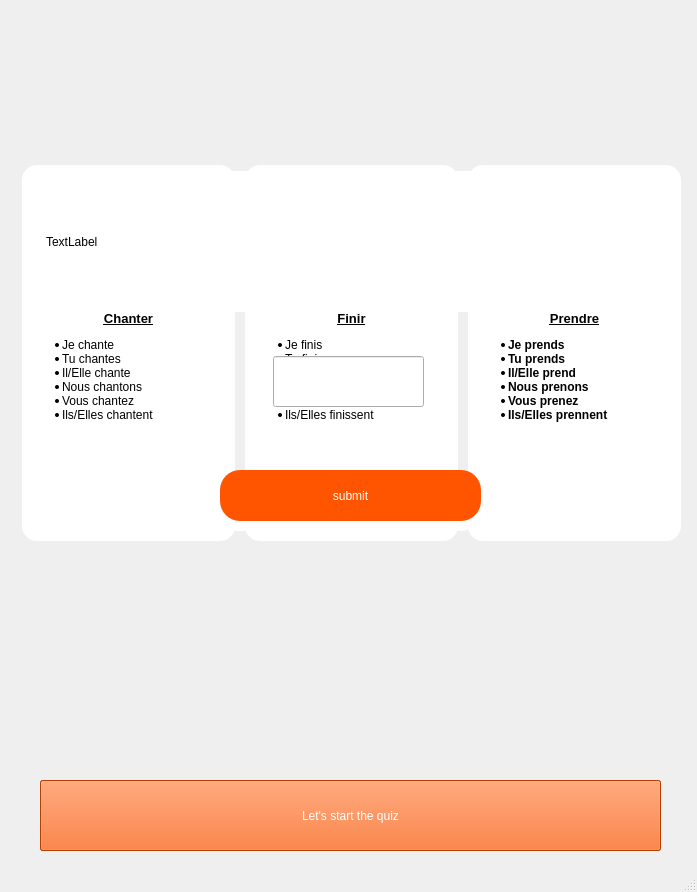
<?xml version="1.0" encoding="UTF-8"?>
<ui version="4.0">
 <class>courcong</class>
 <widget class="QMainWindow" name="courcong">
  <property name="geometry">
   <rect>
    <x>0</x>
    <y>0</y>
    <width>697</width>
    <height>892</height>
   </rect>
  </property>
  <property name="windowTitle">
   <string>MainWindow</string>
  </property>
  <property name="styleSheet">
   <string notr="true"/>
  </property>
  <widget class="QWidget" name="centralwidget">
   <widget class="QLabel" name="label">
    <property name="geometry">
     <rect>
      <x>210</x>
      <y>480</y>
      <width>271</width>
      <height>51</height>
     </rect>
    </property>
    <property name="styleSheet">
     <string notr="true">background-color: rgb(255, 255, 255);
color: rgb(255, 255, 255);
font: 700 16pt &quot;Times New Roman&quot;;
border-radius: 20px;</string>
    </property>
    <property name="text">
     <string/>
    </property>
   </widget>
   <widget class="QPushButton" name="nextButton">
    <property name="geometry">
     <rect>
      <x>40</x>
      <y>780</y>
      <width>621</width>
      <height>71</height>
     </rect>
    </property>
    <property name="styleSheet">
     <string notr="true">background-color: rgb(255, 85, 0);
font: 700 12pt &quot;Arial&quot;;
color: rgb(255, 255, 255);</string>
    </property>
    <property name="text">
     <string>next</string>
    </property>
   </widget>
   <widget class="QPushButton" name="startQuizButton">
    <property name="geometry">
     <rect>
      <x>40</x>
      <y>780</y>
      <width>621</width>
      <height>71</height>
     </rect>
    </property>
    <property name="styleSheet">
     <string notr="true">background-color: rgb(255, 85, 0);
font: 700 12pt &quot;Arial&quot;;
color: rgb(255, 255, 255);</string>
    </property>
    <property name="text">
     <string>Let's start the quiz</string>
    </property>
   </widget>
   <widget class="QLabel" name="logoo">
    <property name="geometry">
     <rect>
      <x>10</x>
      <y>10</y>
      <width>101</width>
      <height>91</height>
     </rect>
    </property>
    <property name="styleSheet">
     <string notr="true">image: url(:/img/img/logo.png);</string>
    </property>
    <property name="text">
     <string/>
    </property>
   </widget>
   <widget class="QWidget" name="horizontalLayoutWidget">
    <property name="geometry">
     <rect>
      <x>20</x>
      <y>160</y>
      <width>661</width>
      <height>381</height>
     </rect>
    </property>
    <layout class="QHBoxLayout" name="horizontalLayout">
     <property name="spacing">
      <number>10</number>
     </property>
     <property name="leftMargin">
      <number>2</number>
     </property>
     <property name="topMargin">
      <number>5</number>
     </property>
     <item>
      <widget class="QLabel" name="label_3">
       <property name="styleSheet">
        <string notr="true">background-color: rgb(255, 255, 255);
font: 700 9pt &quot;Arial&quot;;
border-radius:15px;</string>
       </property>
       <property name="text">
        <string>&lt;html&gt;&lt;head/&gt;&lt;body&gt;&lt;p align=&quot;center&quot;&gt;&lt;span style=&quot; font-size:10pt; font-weight:700; text-decoration: underline;&quot;&gt;1er Groupe        &lt;/span&gt;&lt;/p&gt;&lt;p align=&quot;center&quot;&gt;&lt;span style=&quot; font-size:10pt; font-weight:700; text-decoration: underline;&quot;&gt;Chanter&lt;/span&gt;&lt;/p&gt;&lt;ul style=&quot;margin-top: 0px; margin-bottom: 0px; margin-left: 0px; margin-right: 0px; -qt-list-indent: 1;&quot;&gt;&lt;li style=&quot; margin-top:12px; margin-bottom:0px; margin-left:0px; margin-right:0px; -qt-block-indent:0; text-indent:0px;&quot;&gt;Je chante&lt;/li&gt;&lt;li style=&quot; margin-top:0px; margin-bottom:0px; margin-left:0px; margin-right:0px; -qt-block-indent:0; text-indent:0px;&quot;&gt;Tu chantes&lt;/li&gt;&lt;li style=&quot; margin-top:0px; margin-bottom:0px; margin-left:0px; margin-right:0px; -qt-block-indent:0; text-indent:0px;&quot;&gt;Il/Elle chante&lt;/li&gt;&lt;li style=&quot; margin-top:0px; margin-bottom:0px; margin-left:0px; margin-right:0px; -qt-block-indent:0; text-indent:0px;&quot;&gt;Nous chantons&lt;/li&gt;&lt;li style=&quot; margin-top:0px; margin-bottom:0px; margin-left:0px; margin-right:0px; -qt-block-indent:0; text-indent:0px;&quot;&gt;Vous chantez&lt;/li&gt;&lt;li style=&quot; margin-top:0px; margin-bottom:12px; margin-left:0px; margin-right:0px; -qt-block-indent:0; text-indent:0px;&quot;&gt;Ils/Elles chantent&lt;/li&gt;&lt;/ul&gt;&lt;/body&gt;&lt;/html&gt;</string>
       </property>
      </widget>
     </item>
     <item>
      <widget class="QLabel" name="label_2">
       <property name="styleSheet">
        <string notr="true">background-color: rgb(255, 255, 255);
font: 700 9pt &quot;Arial&quot;;
border-radius:15px;</string>
       </property>
       <property name="text">
        <string>&lt;html&gt;&lt;head/&gt;&lt;body&gt;&lt;p align=&quot;center&quot;&gt;&lt;span style=&quot; font-size:10pt; font-weight:700; text-decoration: underline;&quot;&gt;2eme Groupe&lt;/span&gt;&lt;/p&gt;&lt;p align=&quot;center&quot;&gt;&lt;span style=&quot; font-size:10pt; font-weight:700; text-decoration: underline;&quot;&gt;Finir&lt;/span&gt;&lt;/p&gt;&lt;ul style=&quot;margin-top: 0px; margin-bottom: 0px; margin-left: 0px; margin-right: 0px; -qt-list-indent: 1;&quot;&gt;&lt;li style=&quot; margin-top:12px; margin-bottom:0px; margin-left:0px; margin-right:0px; -qt-block-indent:0; text-indent:0px;&quot;&gt;Je finis&lt;/li&gt;&lt;li style=&quot; margin-top:0px; margin-bottom:0px; margin-left:0px; margin-right:0px; -qt-block-indent:0; text-indent:0px;&quot;&gt;Tu finis&lt;/li&gt;&lt;li style=&quot; margin-top:0px; margin-bottom:0px; margin-left:0px; margin-right:0px; -qt-block-indent:0; text-indent:0px;&quot;&gt;Il/Elle finit&lt;/li&gt;&lt;li style=&quot; margin-top:0px; margin-bottom:0px; margin-left:0px; margin-right:0px; -qt-block-indent:0; text-indent:0px;&quot;&gt;Nous finissons&lt;/li&gt;&lt;li style=&quot; margin-top:0px; margin-bottom:0px; margin-left:0px; margin-right:0px; -qt-block-indent:0; text-indent:0px;&quot;&gt;Vous finissez&lt;/li&gt;&lt;li style=&quot; margin-top:0px; margin-bottom:12px; margin-left:0px; margin-right:0px; -qt-block-indent:0; text-indent:0px;&quot;&gt;Ils/Elles finissent&lt;/li&gt;&lt;/ul&gt;&lt;/body&gt;&lt;/html&gt;</string>
       </property>
      </widget>
     </item>
     <item>
      <widget class="QLabel" name="label_4">
       <property name="font">
        <font>
         <family>Arial</family>
         <pointsize>9</pointsize>
         <italic>false</italic>
         <bold>true</bold>
        </font>
       </property>
       <property name="styleSheet">
        <string notr="true">background-color: rgb(255, 255, 255);
font: 700 9pt &quot;Arial&quot;;
border-radius:15px;
border: rgb(255, 85, 0);</string>
       </property>
       <property name="text">
        <string>&lt;html&gt;&lt;head/&gt;&lt;body&gt;&lt;p align=&quot;center&quot;&gt;&lt;span style=&quot; font-size:10pt; font-weight:700; text-decoration: underline;&quot;&gt;3eme Groupe&lt;/span&gt;&lt;/p&gt;&lt;p align=&quot;center&quot;&gt;&lt;span style=&quot; font-size:10pt; font-weight:700; text-decoration: underline;&quot;&gt;Prendre&lt;/span&gt;&lt;/p&gt;&lt;ul style=&quot;margin-top: 0px; margin-bottom: 0px; margin-left: 0px; margin-right: 0px; -qt-list-indent: 1;&quot;&gt;&lt;li style=&quot; margin-top:12px; margin-bottom:0px; margin-left:0px; margin-right:0px; -qt-block-indent:0; text-indent:0px;&quot;&gt;Je prends&lt;/li&gt;&lt;li style=&quot; margin-top:0px; margin-bottom:0px; margin-left:0px; margin-right:0px; -qt-block-indent:0; text-indent:0px;&quot;&gt;Tu prends&lt;/li&gt;&lt;li style=&quot; margin-top:0px; margin-bottom:0px; margin-left:0px; margin-right:0px; -qt-block-indent:0; text-indent:0px;&quot;&gt;Il/Elle prend&lt;/li&gt;&lt;li style=&quot; margin-top:0px; margin-bottom:0px; margin-left:0px; margin-right:0px; -qt-block-indent:0; text-indent:0px;&quot;&gt;Nous prenons&lt;/li&gt;&lt;li style=&quot; margin-top:0px; margin-bottom:0px; margin-left:0px; margin-right:0px; -qt-block-indent:0; text-indent:0px;&quot;&gt;Vous prenez&lt;/li&gt;&lt;li style=&quot; margin-top:0px; margin-bottom:12px; margin-left:0px; margin-right:0px; -qt-block-indent:0; text-indent:0px;&quot;&gt;Ils/Elles prennent&lt;/li&gt;&lt;/ul&gt;&lt;/body&gt;&lt;/html&gt;</string>
       </property>
      </widget>
     </item>
    </layout>
   </widget>
   <widget class="QLabel" name="questionLabel">
    <property name="geometry">
     <rect>
      <x>46</x>
      <y>171</y>
      <width>621</width>
      <height>141</height>
     </rect>
    </property>
    <property name="styleSheet">
     <string notr="true">background-color: rgb(255, 255, 255);
color: rgb(0, 0, 0);
font: 700 10pt &quot;Arial&quot;;</string>
    </property>
    <property name="text">
     <string>TextLabel</string>
    </property>
   </widget>
   <widget class="QLineEdit" name="answerLineEdit">
    <property name="geometry">
     <rect>
      <x>273</x>
      <y>356</y>
      <width>151</width>
      <height>51</height>
     </rect>
    </property>
    <property name="styleSheet">
     <string notr="true">font: 700 12pt &quot;Arial&quot;;
color: rgb(0, 0, 0);
border-bottom-color: rgb(0, 0, 0);</string>
    </property>
   </widget>
   <widget class="QPushButton" name="submitButton">
    <property name="geometry">
     <rect>
      <x>220</x>
      <y>470</y>
      <width>261</width>
      <height>51</height>
     </rect>
    </property>
    <property name="styleSheet">
     <string notr="true">background-color: rgb(255, 85, 0);
color: rgb(255, 255, 255);
font: 700 16pt &quot;Times New Roman&quot;;
border-radius: 20px;</string>
    </property>
    <property name="text">
     <string>submit</string>
    </property>
   </widget>
  </widget>
  <widget class="QMenuBar" name="menubar">
   <property name="geometry">
    <rect>
     <x>0</x>
     <y>0</y>
     <width>697</width>
     <height>17</height>
    </rect>
   </property>
  </widget>
  <widget class="QStatusBar" name="statusbar"/>
 </widget>
 <resources/>
 <connections/>
</ui>
